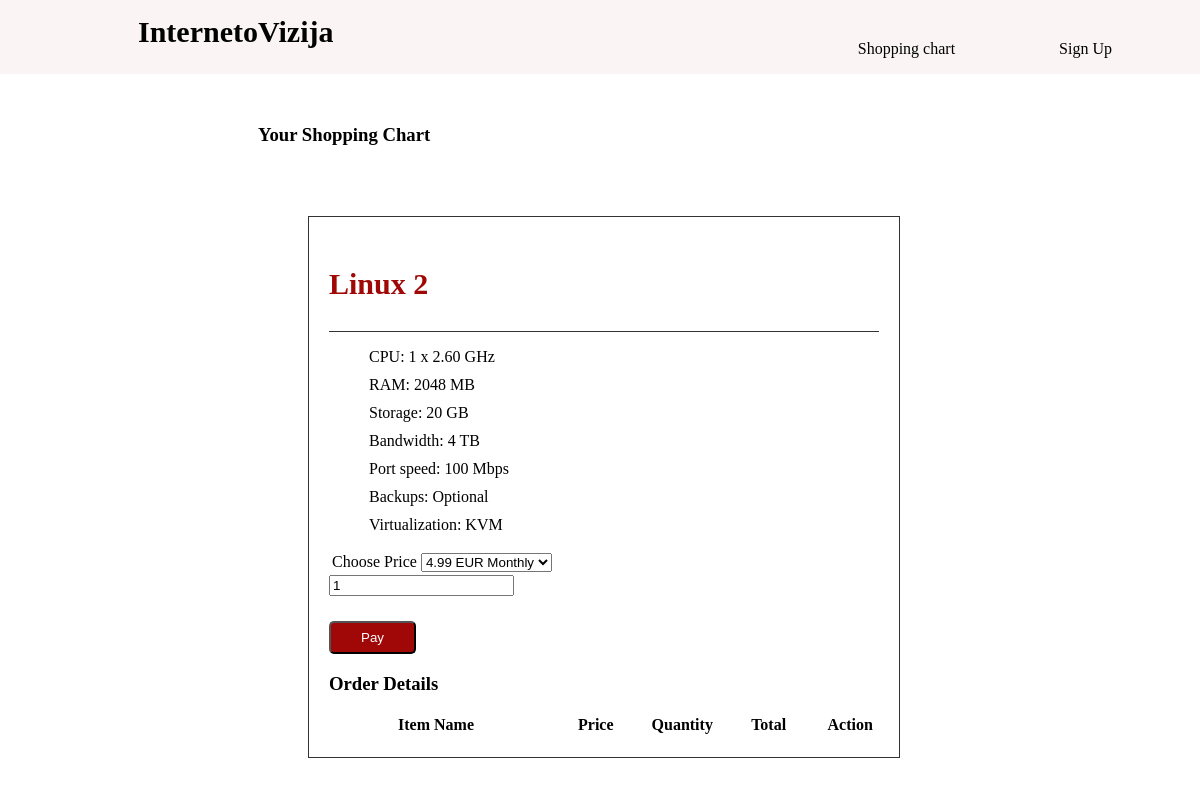
The app's page /buychart.php?pid=1 with its own data.
### tables this page shows
CREATE TABLE `product` (
  `id` int(25) NOT NULL,
  `categoryid` int(25) NOT NULL,
  `productname` varchar(255) NOT NULL,
  `fromproductprice` varchar(255) NOT NULL,
  `productdesceiption` text NOT NULL,
  `productprice` varchar(255) NOT NULL,
  `productprice1` varchar(255) NOT NULL,
  `productprice2` varchar(255) NOT NULL,
  `productprice3` varchar(255) NOT NULL,
  `productprice4` varchar(255) NOT NULL,
  `productdesceiption1` varchar(255) NOT NULL,
  `productdesceiption2` varchar(255) NOT NULL,
  `productdesceiption3` varchar(255) NOT NULL,
  `productdesceiption4` text NOT NULL,
  `productdesceiption5` varchar(255) NOT NULL,
  `productdesceiption6` varchar(255) NOT NULL,
  `productdesceiption7` varchar(255) NOT NULL,
  `addons` varchar(255) NOT NULL,
  `addons1` varchar(255) NOT NULL,
  `addons2` varchar(255) NOT NULL,
  `addons3` varchar(255) NOT NULL,
  `addons4` varchar(255) NOT NULL,
  `addons5` varchar(255) NOT NULL,
  `addons6` varchar(255) NOT NULL,
  `addons7` varchar(255) NOT NULL,
  `addprice` varchar(255) NOT NULL,
  `addprice1` varchar(255) NOT NULL,
  `addprice2` varchar(255) NOT NULL,
  `addprice3` varchar(255) NOT NULL,
  `addprice4` varchar(255) NOT NULL,
  `addprice5` varchar(255) NOT NULL
);

### buychart.php (the view, shortened to what this page needs)
<?php
include('common/conection.php');
?>
<!DOCTYPE html>
<html lang="en">
<head>
    <link rel="stylesheet" href="linux.css">
</head>
<body>
<?php include ('common/header.php') ?>
<div class="shopchart" >
<h3>Your Shopping Chart</h3>
</div>
    <?php
$id = $_GET['pid'];
$query = "select * from product where id=$id ";
$result = mysqli_query($connection , $query);
if(mysqli_num_rows($result) > 0){
    while($row = mysqli_fetch_array($result)){
?>
<form action="buychart.php?action=add&pid=<?php echo $row["id"]; ?>" method="post">
<div class="card">
    <div class="card-title">
    <h3><?php echo $row['productname'] ?></h3>
</div>
<div class="card-body">
<div class="aprasymas1">
    <ul>
<li><?php echo $row['productdesceiption'] ?></li>
<li><?php echo $row['productdesceiption1'] ?></li>
<li><?php echo $row['productdesceiption2'] ?></li>
<li><?php echo $row['productdesceiption3'] ?></li>
<li><?php echo $row['productdesceiption4'] ?></li>
<li><?php echo $row['productdesceiption5'] ?></li>
<li><?php echo $row['productdesceiption6'] ?></li>
</ul>
</div>
<table>
    <tr>
        <td>Choose Price</td>
<td>
        <select>
      <option><?php echo $row['productprice'] ?></option>
    </select>
    </td>
    </tr>
</table>
<input type="text" name="quantity" class="form-control" value="1"/>
<div class="continue" >
<input type="submit" name="add" class="in" value="Pay"/>
</div>
    </div>
</form>
        <?php
    }
}
?>
<h3>Order Details</h3>
<table>
    <tr>
        <th width="40%">Item Name</th>
        <th width="20%">Price</th>
        <th width="10%">Quantity</th>
        <th width="20%">Total</th>
        <th width="20%">Action</th>
    </tr>
</table>
</body>
</html>

### linux.css (style rules this page uses)
ul { list-style-type: none; }
.continue { padding-top: 25px; }
.in { border-radius: 5px; background-color: rgb(160, 8, 8); color: white; padding: 7px 30px 7px 30px; }
.aprasymas1 li { margin-top: 10px; text-decoration: dotted; }
.card { margin-top: 70px; display: flex; flex-direction: column; background-color: rgba(255, 255, 255, 0.8); border: 1px solid rgba(0, 0, 0, 0.8); width: 550px; margin-left: 300px; padding: 20px; }
.card-title { border-bottom: 1px solid rgba(0,0,0,0.8); }
.card-title h3 { font-size: 30px; color: rgb(160, 8, 8); }
.shopchart { margin-left: 250px; margin-top: 50px; }

### records on screen
product: productname "Linux 2", productdesceiption "CPU: 1 x 2.60 GHz", productdesceiption1 "RAM: 2048 MB", productdesceiption2 "Storage: 20 GB", productdesceiption3 "Bandwidth: 4 TB", productdesceiption4 "Port speed: 100 Mbps", productdesceiption5 "Backups: Optional", productdesceiption6 "Virtualization: KVM", productprice "4.99 EUR Monthly"
